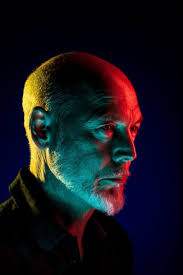
#> input picture trial image.jpg, 183 x 275 px, found by its file name
$ python image_processing.py   (older library calls are emulated)
#> lines starting #> are read from the running program, lines starting #| are printed output that depends on the picture
"""
Image Processing Pipeline
=========================
1. Load your own colour photograph
2. Convert to Grayscale
3. Add 25% Salt & Pepper Noise
4. Apply Max, Min, Mean, Median, Adaptive Median Filters
5. Sharpen using Laplacian Filter (on Adaptive Median result)
"""

import numpy as np
import cv2
import matplotlib.pyplot as plt
from scipy.ndimage import maximum_filter, minimum_filter, uniform_filter, median_filter

# ─────────────────────────────────────────────
# LOAD YOUR OWN IMAGE — change path here
# ─────────────────────────────────────────────
color_img = cv2.imread(
    r"C:\Code Files\Project\Image-Processing-\trial image.jpg"
)  # ← put your image path here
#> color_img is the input picture: shape (275, 183, 3); mean B, G, R 27.5, 20.6, 20.6

if color_img is None:
    raise FileNotFoundError("Image not found! Check your file path.")


# ─────────────────────────────────────────────
# STEP 1 — Grayscale conversion
# ─────────────────────────────────────────────
def to_grayscale(color_img):
    return cv2.cvtColor(color_img, cv2.COLOR_BGR2GRAY)


# ─────────────────────────────────────────────
# STEP 2 — 25% Salt & Pepper Noise
# ─────────────────────────────────────────────
def add_salt_pepper(gray, noise_ratio=0.25):
#> called with noise_ratio = 0.25
    noisy = gray.copy()
    total = gray.size
#> total = 50325
    n_noise = int(total * noise_ratio)
#> n_noise = 12581

    # Salt (white)
    salt_coords = [np.random.randint(0, d, n_noise // 2) for d in gray.shape]
    noisy[salt_coords[0], salt_coords[1]] = 255

    # Pepper (black)
    pepper_coords = [np.random.randint(0, d, n_noise // 2) for d in gray.shape]
    noisy[pepper_coords[0], pepper_coords[1]] = 0

    return noisy

# ─────────────────────────────────────────────
# STEP 3a — Max Filter
# ─────────────────────────────────────────────
def max_filter(img, size=3):
#> called with size = 3
    return maximum_filter(img, size=size).astype(np.uint8)
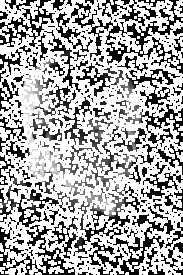
#> returned value: shape (275, 183); min 0, max 255, mean 169.6


# ─────────────────────────────────────────────
# STEP 3b — Min Filter
# ─────────────────────────────────────────────
def min_filter(img, size=3):
#> called with size = 3
    return minimum_filter(img, size=size).astype(np.uint8)


# ─────────────────────────────────────────────
# STEP 3c — Mean Filter
# ─────────────────────────────────────────────
def mean_filter(img, size=3):
#> called with size = 3
    return uniform_filter(img.astype(np.float32), size=size).astype(np.uint8)
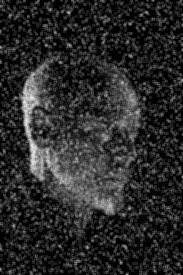
#> returned value: shape (275, 183); min 0, max 231, mean 42.5


# ─────────────────────────────────────────────
# STEP 3d — Median Filter
# ─────────────────────────────────────────────
def apply_median_filter(img, size=3):
#> called with size = 3
    return median_filter(img, size=size).astype(np.uint8)

# ─────────────────────────────────────────────
# STEP 3e — Adaptive Median Filter
# ─────────────────────────────────────────────
def adaptive_median_filter(img, s_max=7):
#> called with s_max = 7
    padded = np.pad(img, s_max // 2, mode="reflect")
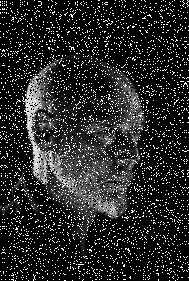
#> padded: shape (281, 189); min 0, max 255, mean 42.1
    output = img.copy().astype(np.uint8)
    rows, cols = img.shape
#> rows = 275; cols = 183

    for r in range(rows):
        for c in range(cols):
            s = 3
            while s <= s_max:
                half = s // 2
                r0 = r + (s_max // 2) - half
                c0 = c + (s_max // 2) - half
                window = padded[r0 : r0 + s, c0 : c0 + s].flatten()

                z_min = int(window.min())
                z_max = int(window.max())
                z_med = int(np.median(window))
                z_xy = int(img[r, c])

                A1 = z_med - z_min
                A2 = z_med - z_max

                if A1 > 0 and A2 < 0:
                    B1 = z_xy - z_min
                    B2 = z_xy - z_max
                    output[r, c] = z_xy if (B1 > 0 and B2 < 0) else z_med
                    break
                else:
                    s += 2
                    if s > s_max:
                        output[r, c] = z_med
    return output

# ─────────────────────────────────────────────
# STEP 4 — Laplacian Sharpening
# ─────────────────────────────────────────────
def laplacian_sharpen(img, alpha=1.0):
#> called with alpha = 1
    lap = cv2.Laplacian(img, cv2.CV_64F, ksize=3)
    sharpened = np.clip(img.astype(np.float64) + alpha * lap, 0, 255)
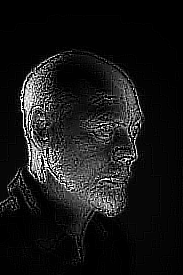
#> sharpened: shape (275, 183) float64; min 0, max 255, mean 23.5
    return sharpened.astype(np.uint8)

# ─────────────────────────────────────────────
# PSNR helper
# ─────────────────────────────────────────────
def psnr(original, filtered):
    mse = np.mean((original.astype(np.float64) - filtered.astype(np.float64)) ** 2)
    if mse == 0:
        return float("inf")
    return 20 * np.log10(255.0 / np.sqrt(mse))

# ═════════════════════════════════════════════
# MAIN — Run the pipeline
# ═════════════════════════════════════════════
np.random.seed(42)

gray = to_grayscale(color_img)
noisy = add_salt_pepper(gray, noise_ratio=0.25)
f_max = max_filter(noisy, size=3)
f_min = min_filter(noisy, size=3)
f_mean = mean_filter(noisy, size=3)
f_median = apply_median_filter(noisy, size=3)
f_amf = adaptive_median_filter(noisy, s_max=7)
f_sharp = laplacian_sharpen(f_amf, alpha=1.0)

# ─────────────────────────────────────────────
# FIGURE 1 — Full Pipeline
# ─────────────────────────────────────────────
fig1, axes = plt.subplots(3, 3, figsize=(18, 14))
fig1.suptitle("Image Processing Pipeline", fontsize=22, fontweight="bold")

images_meta = [
    (cv2.cvtColor(color_img, cv2.COLOR_BGR2RGB), "Step 0: Original Colour Photo", None),
    (gray, "Step 1: Grayscale", "gray"),
    (noisy, "Step 2: 25% Salt & Pepper Noise", "gray"),
    (f_max, "Step 3a: Max Filter (3×3)", "gray"),
    (f_min, "Step 3b: Min Filter (3×3)", "gray"),
    (f_mean, "Step 3c: Mean Filter (3×3)", "gray"),
    (f_median, "Step 3d: Median Filter (3×3)", "gray"),
    (f_amf, "Step 3e: Adaptive Median Filter", "gray"),
    (f_sharp, "Step 4: Laplacian Sharpened (on AMF)", "gray"),
]

for ax, (im, title, cmap) in zip(axes.flat, images_meta):
    ax.imshow(im, cmap=cmap)
    ax.set_title(title, fontsize=11, fontweight="bold")
    ax.axis("off")
#> this loop made 9 passes
#> (title, cmap) on passes 1 to 9: ('Step 0: Original Colour Photo', None), ('Step 1: Grayscale', 'gray'), ('Step 2: 25% Salt & Pepper Noise', 'gray'), ('Step 3a: Max Filter (3×3)', 'gray'), ('Step 3b: Min Filter (3×3)', 'gray'), ('Step 3c: Mean Filter (3×3)', 'gray'), ('Step 3d: Median Filter (3×3)', 'gray'), ('Step 3e: Adaptive Median Filter', 'gray'), ('Step 4: Laplacian Sharpened (on AMF)', 'gray')

plt.tight_layout()
plt.savefig("pipeline_all_steps.png", dpi=150, bbox_inches="tight")
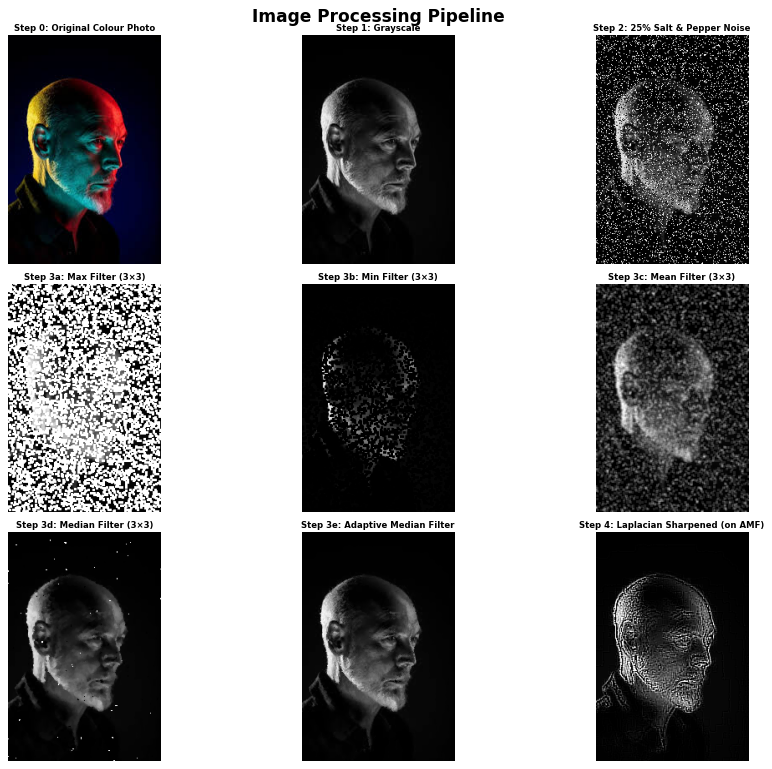
#> figure drawn by matplotlib, 9 panels
plt.show()


# ─────────────────────────────────────────────
# FIGURE 2 — Filter Comparison
# ─────────────────────────────────────────────
fig2, axes2 = plt.subplots(2, 3, figsize=(18, 10))
fig2.suptitle(
    "Filter Comparison on Noisy Image (25% Salt & Pepper)",
    fontsize=18,
    fontweight="bold",
)

compare = [
    (noisy, f"Noisy Input\nPSNR = {psnr(gray, noisy):.1f} dB"),
    (f_max, f"Max Filter\nPSNR = {psnr(gray, f_max):.1f} dB"),
    (f_min, f"Min Filter\nPSNR = {psnr(gray, f_min):.1f} dB"),
    (f_mean, f"Mean Filter\nPSNR = {psnr(gray, f_mean):.1f} dB"),
    (f_median, f"Median Filter\nPSNR = {psnr(gray, f_median):.1f} dB"),
    (f_amf, f"Adaptive Median\nPSNR = {psnr(gray, f_amf):.1f} dB"),
]
#> in psnr, `mse = np.mean((original.astype(np.float64) - filtered.astype(np.float6..`: mse = 6020

for ax, (im, title) in zip(axes2.flat, compare):
    ax.imshow(im, cmap="gray")
    ax.set_title(title, fontsize=13, fontweight="bold")
    ax.axis("off")
#> this loop made 6 passes

plt.tight_layout()
plt.savefig("filter_comparison.png", dpi=150, bbox_inches="tight")
plt.show()

# ─────────────────────────────────────────────
# FIGURE 3 — Laplacian Sharpening Detail
# ─────────────────────────────────────────────
lap_raw = cv2.Laplacian(f_amf, cv2.CV_64F, ksize=3)
lap_vis = np.clip(lap_raw + 128, 0, 255).astype(np.uint8)
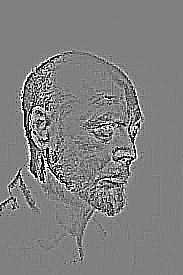
#> lap_vis: shape (275, 183); min 0, max 255, mean 128.4

fig3, axes3 = plt.subplots(1, 3, figsize=(18, 6))
fig3.suptitle("Step 4 — Laplacian Sharpening Detail", fontsize=18, fontweight="bold")

detail = [
    (f_amf, "Input: Adaptive Median Result"),
    (lap_vis, "Laplacian Edge Map (centred at 128)"),
    (f_sharp, "Sharpened Output (AMF + Laplacian)"),
]

for ax, (im, title) in zip(axes3.flat, detail):
    ax.imshow(im, cmap="gray")
    ax.set_title(title, fontsize=13, fontweight="bold")
    ax.axis("off")
#> this loop made 3 passes
#> title on passes 1 to 3: 'Input: Adaptive Median Result', 'Laplacian Edge Map (centred at 128)', 'Sharpened Output (AMF + Laplacian)'

plt.tight_layout()
plt.savefig("laplacian_sharpening.png", dpi=150, bbox_inches="tight")
plt.show()

# ─────────────────────────────────────────────
# FIGURE 4 — Histograms
# ─────────────────────────────────────────────
fig4, axes4 = plt.subplots(2, 4, figsize=(20, 8))
fig4.suptitle("Pixel Intensity Histograms", fontsize=17, fontweight="bold")

hist_data = [
    (gray, "Grayscale"),
    (noisy, "Noisy (25% S&P)"),
    (f_max, "Max Filter"),
    (f_min, "Min Filter"),
    (f_mean, "Mean Filter"),
    (f_median, "Median Filter"),
    (f_amf, "Adaptive Median"),
    (f_sharp, "Laplacian Sharpened"),
]

for ax, (im, title) in zip(axes4.flat, hist_data):
    ax.hist(im.ravel(), bins=64, range=(0, 255), color="steelblue", alpha=0.85)
    ax.set_title(title, fontsize=11, fontweight="bold")
    ax.set_xlabel("Pixel Intensity")
    ax.set_ylabel("Frequency")
#> this loop made 8 passes

plt.tight_layout()
plt.savefig("histograms.png", dpi=150, bbox_inches="tight")
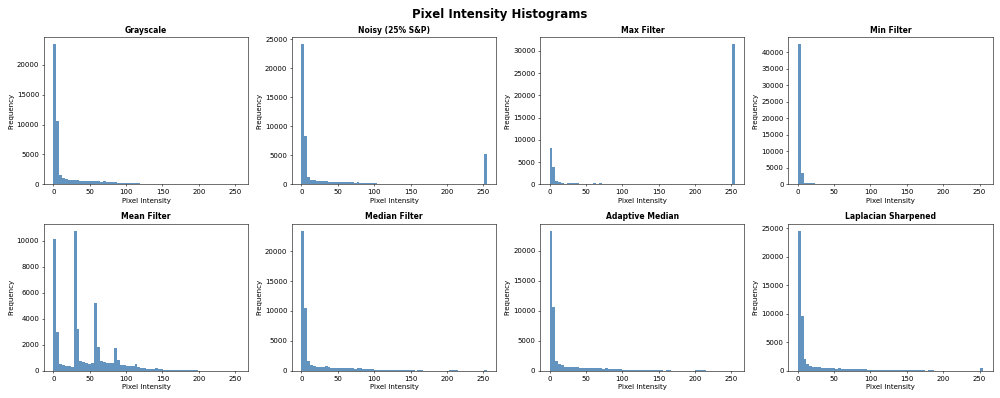
#> figure drawn by matplotlib, 8 panels; panel 1: tallest bar 23419 high, from x = 0 to 3.98; panel 2: tallest bar 24186 high, from x = 0 to 3.98; panel 3: tallest bar 31521 high, from x = 251 to 255; panel 4: tallest bar 42448 high, from x = 0 to 3.98
plt.show()

# ─────────────────────────────────────────────
# PSNR Summary
# ─────────────────────────────────────────────
print("=" * 50)
print(f"{'Image':<30} {'PSNR (dB)':>10}")
print("=" * 50)
print(f"{'Noisy (25% S&P)':<30} {psnr(gray, noisy):>10.2f}")
#| Noisy (25% S&P)                     10.33
print(f"{'Max Filter':<30} {psnr(gray, f_max):>10.2f}")
#| Max Filter                           2.68
print(f"{'Min Filter':<30} {psnr(gray, f_min):>10.2f}")
#| Min Filter                          16.56
print(f"{'Mean Filter':<30} {psnr(gray, f_mean):>10.2f}")
#| Mean Filter                         17.42
print(f"{'Median Filter':<30} {psnr(gray, f_median):>10.2f}")
#| Median Filter                       26.64
print(f"{'Adaptive Median Filter':<30} {psnr(gray, f_amf):>10.2f}")
#| Adaptive Median Filter              34.75
print(f"{'Laplacian Sharpened':<30} {psnr(gray, f_sharp):>10.2f}")
#| Laplacian Sharpened                 16.15
print("=" * 50)
